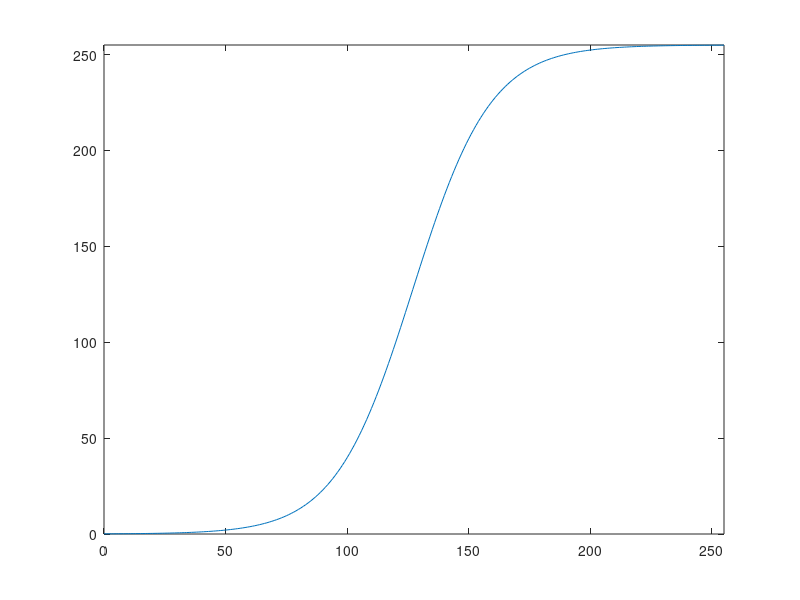

Source code (MATLAB):
clc;
clear;
clear all;

a = 2;
x = 0:255;
LUT = 255 ./ (1+exp(-a*(x-127)/32));

grid on;
plot(x,LUT);
xlim([0,255]);
ylim([0,255]);